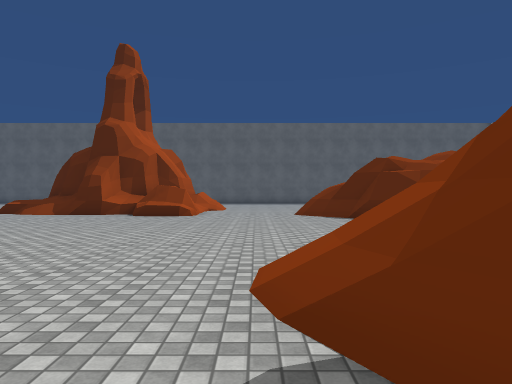
View 1 (above)

24 first-person views from a walk through a scene from a Unity 3-D project. The camera is 1.4 m above the floor, looks level and sees 70° across. The floor is counted in squares, 2 m on a side. Each view is taken from the middle of a square. On the plan, view 1 faces up. The plan holds only what a view shows up to about 11 squares ahead; the rest is blank. The place goes on beyond the plan. The player is left out. Some animated figures are not drawn. Some surface patterns are stand-ins.

View 2
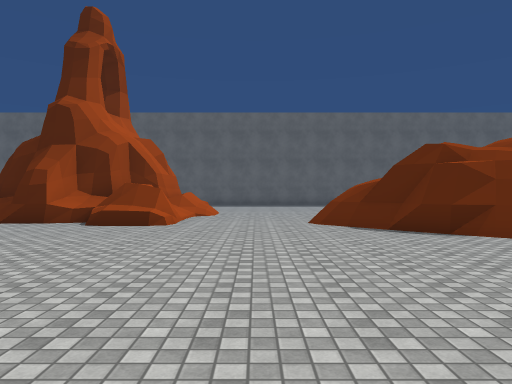

View 3
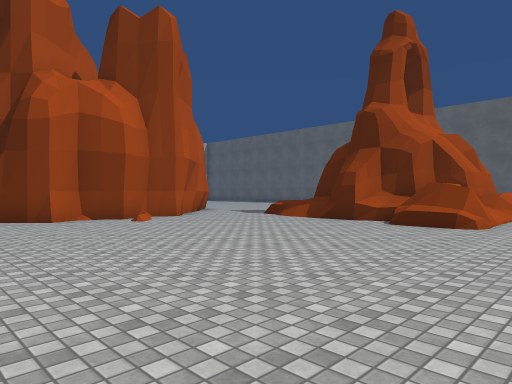

View 4
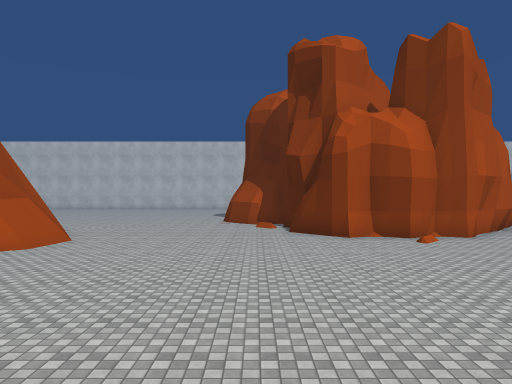

View 5
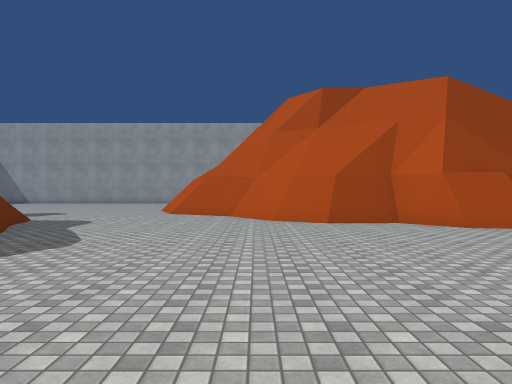

View 6
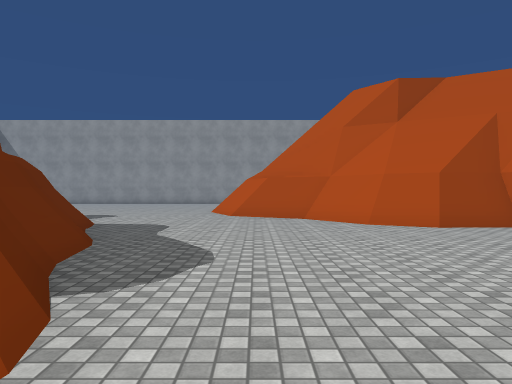

View 7
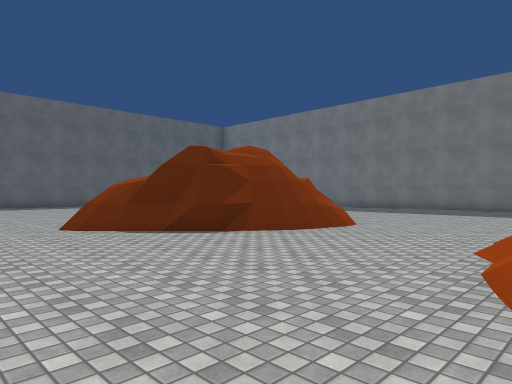

View 8
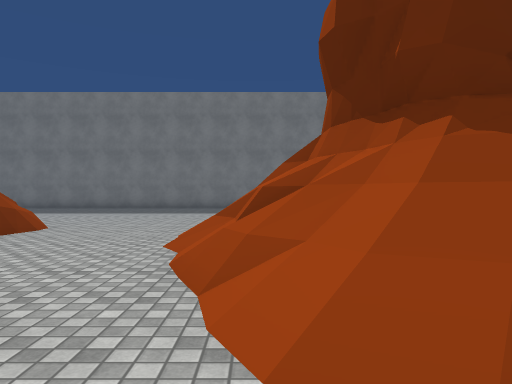

View 9
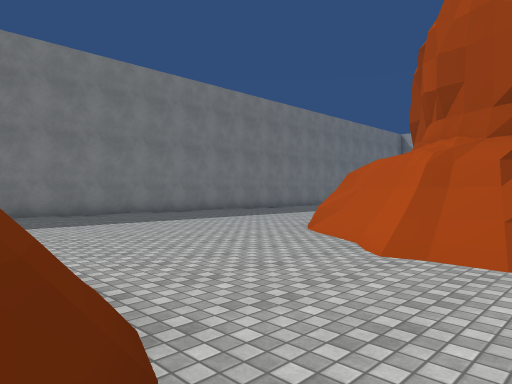

View 10
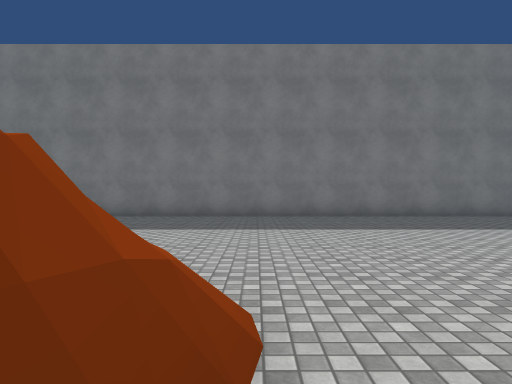

View 11
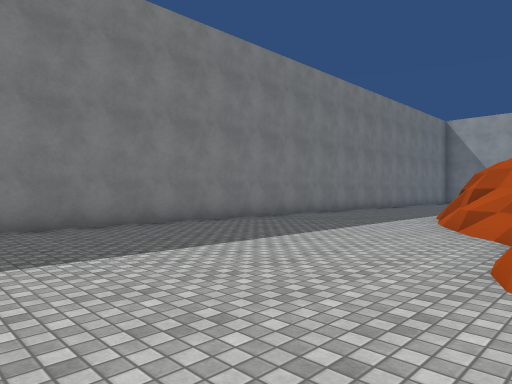

View 12
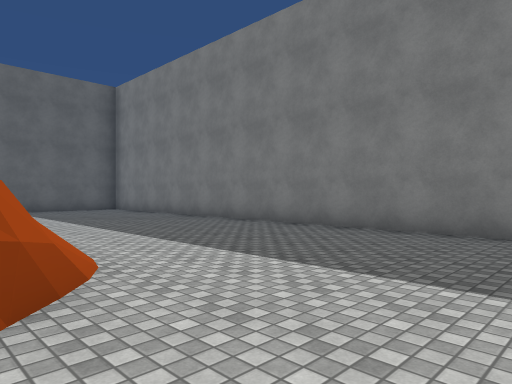

View 13
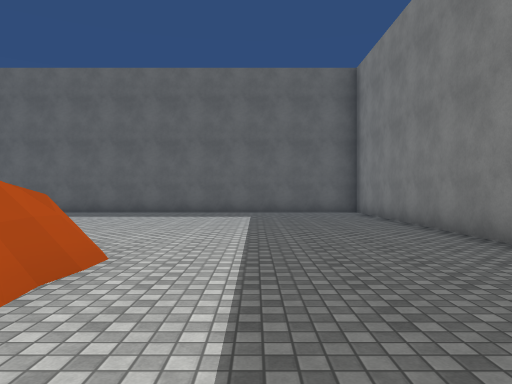

View 14
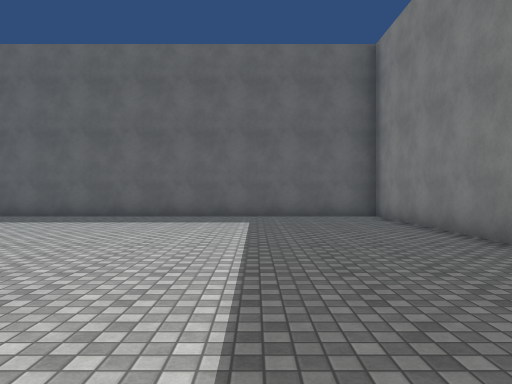

View 15
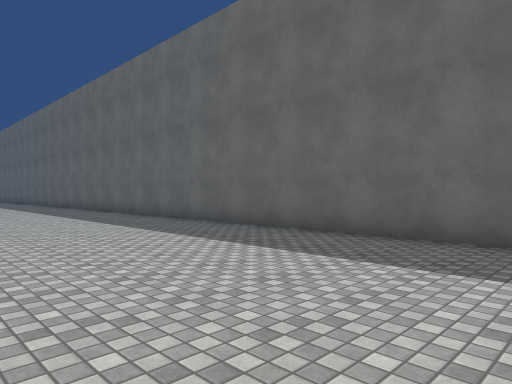

View 16
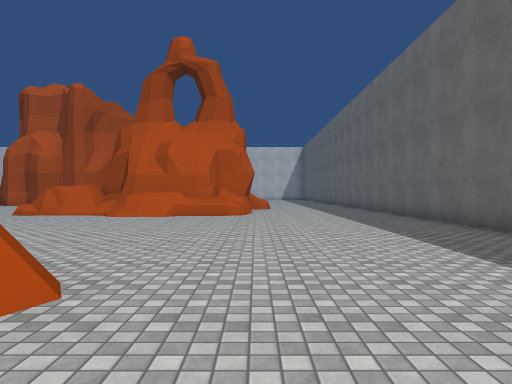

View 17
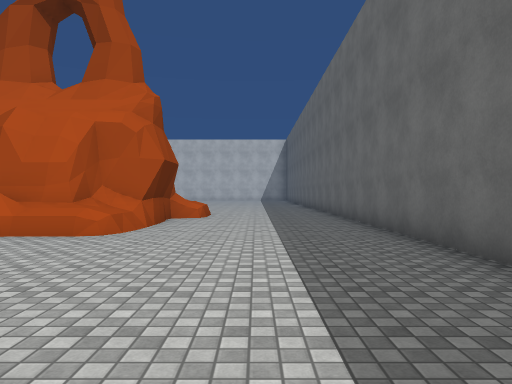

View 18
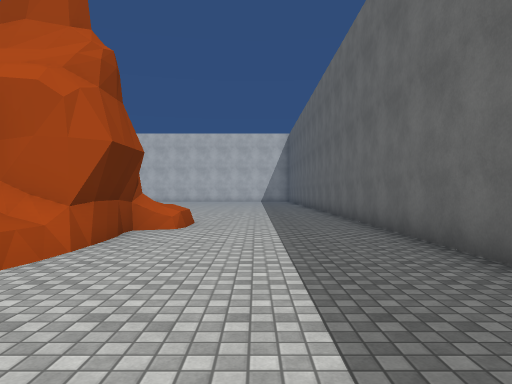

View 19
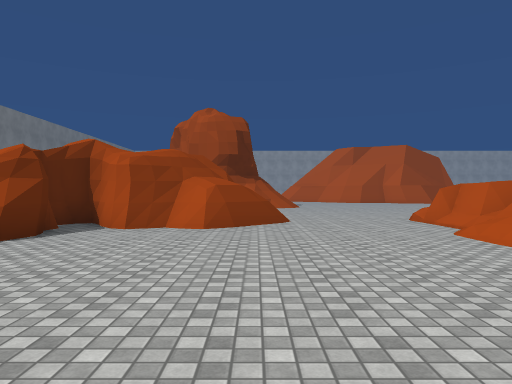

View 20
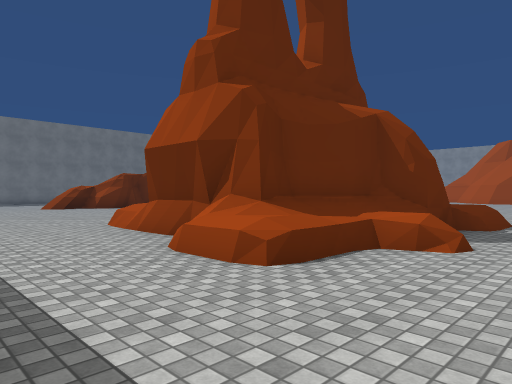

View 21
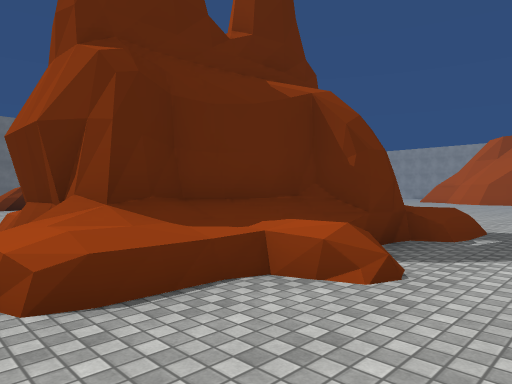

View 22
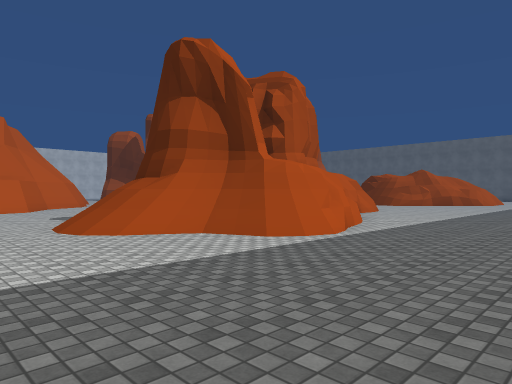

View 23
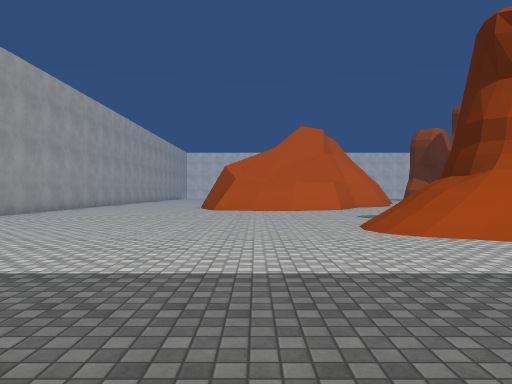

View 24
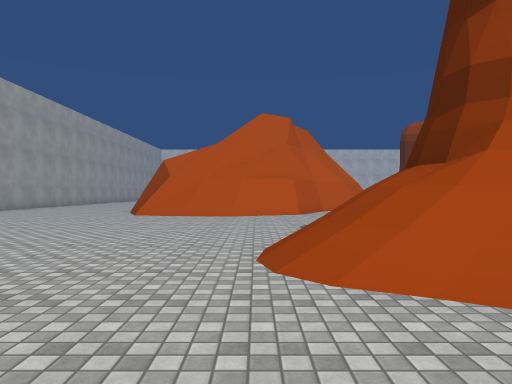

### Floor plan
Key: @ floor where view 1 was taken; # wall or solid block; . main floor; : floor 3 m higher than the main floor; + floor 3.5 m higher than the main floor; / step, stairs or slope; = window, fence, low wall or low ledge; ^ raised ledge; v drop or lower ground.
Columns run from 10 left of view 1 to 15 right of it. Each row starts with its distance up from view 1.
 23 ##########################
 22 .........................#
 21 .........................#
 20 .........................#
 19 .........................#
 18 ...=#.//.................#
 17 ...####//................#
 16 ..=#^  #/.......#=.......#
 15  ./#   ^/.......#  ......#
 14  ./#  ^##.......#  =.....#
 13  .//^^##=....=#.#  =.....#
 12  .///#=#=...=####  =.....#
 11  ...///==...##+ # #=.....#
 10 .............#=:===......#
  9 #.............#===.......#
  8 #..............=.........#
  7 #........................#
  6 #........................#
  5 #............///.........#
  4 ...........////=/........#
  3 ..........///###==.......#
  2 ........../### ###.......#
  1 ...........##   ##.......#
  0 ..........@=#   ##^......#
 -1 ............=    ##=.....#
 -2 .##.........=#   ##=.....#
 -3 ####........==    #==....
 -4  ^ ####......     #//...
 -5 vvvvv ##......=  ^#//...
 -6   /vvvv##...../ #=///...
 -7      /==##.....////......
 -8          ##....../.......
 -9           /..............
-10           /..............
-11           /.............
-12           .............
-13           ...........
-14           ..........
-15           .. .....
-16              ....
-17              ..
-18              #

Where each view was taken, in squares from view 1:
view 1: 0 up, 0 right, facing up
view 2: 3 up, 0 right, facing up
view 3: 3 up, 0 right, facing up-left
view 4: 3 up, 1 right, facing left
view 5: 5 up, 3 left, facing down
view 6: 4 up, 1 left, facing down
view 7: 4 up, 1 left, facing up-right
view 8: 4 up, 1 left, facing right
view 9: 9 up, 3 right, facing down-right
view 10: 8 up, 4 right, facing right
view 11: 6 up, 7 right, facing down-right
view 12: 8 up, 8 right, facing up-right
view 13: 10 up, 11 right, facing up
view 14: 12 up, 11 right, facing up
view 15: 17 up, 9 right, facing up-left
view 16: 18 up, 9 right, facing left
view 17: 20 up, 4 right, facing left
view 18: 20 up, 1 right, facing left
view 19: 20 up, 2 right, facing down
view 20: 21 up, 10 left, facing down-right
view 21: 19 up, 10 left, facing down-right
view 22: 10 down, 14 right, facing up-left
view 23: 10 down, 14 right, facing left
view 24: 8 down, 11 right, facing left
